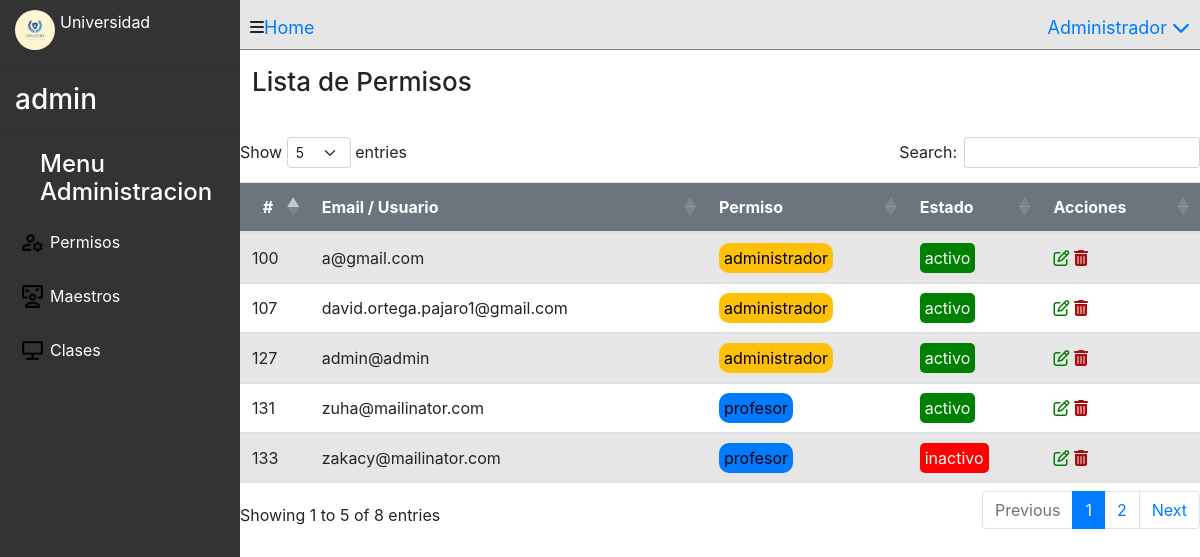
The page /index.php?controller=PermisosController&action=index (signed in) on the database its author committed.
### tables this page shows
CREATE TABLE `usuarios` (
  `id` int(11) NOT NULL,
  `nombre` varchar(150) NOT NULL,
  `apellido` varchar(100) NOT NULL,
  `email` varchar(100) NOT NULL,
  `password` varchar(100) NOT NULL,
  `estado` tinyint(4) NOT NULL DEFAULT 1,
  `direccion` varchar(150) NOT NULL,
  `nacimiento` date NOT NULL,
  `rol_id` int(11) NOT NULL,
  `asignatura_id` int(11) DEFAULT NULL
);

CREATE TABLE `roles` (
  `id` int(11) NOT NULL,
  `rol` varchar(20) NOT NULL
);

### Controllers/PermisosController.php (called while the page is built, shortened)
<?php
class PermisosController
{
    public function index()
    {
        $permisos = new Permisos;
        $perm = $permisos->select();
        require_once $_SERVER['DOCUMENT_ROOT'] . '/Views/templates/tablaPermisos.php';
    }
}

### Models/Database.php (called while the page is built, shortened)
<?php
class Database
{
    private $conn;
    public function __construct()
    {
        $this->hostname = HOST_NAME;
        $this->username = USER_NAME;
        $this->password = PASSWORD;
        $this->dbname = DB_NAME;
        $this->conn = new \PDO("mysql:host=$this->hostname;dbname=$this->dbname", $this->username, $this->password);
    }
    function getConn()
    {
        return $this->conn;
    }
}

### Models/Permisos.php (called while the page is built, shortened)
<?php
class Permisos
{
    private $conexion;
    public function __construct()
    {
        $database = new Database;
        $this->conexion = $database->getConn();
    }
    public function select()
    {
        $query = "SELECT usuarios.id, usuarios.email,  usuarios.estado, roles.rol  FROM `usuarios`
        LEFT JOIN roles ON roles.id = usuarios.rol_id";
        try {
            $stm = $this->conexion->prepare($query);
            $stm->execute();
            $rs = $stm->fetchAll(\PDO::FETCH_ASSOC);
            return $rs;
        } catch (\PDOException $e) {
            echo $e->getMessage();
        }
    }
}

### Views/templates/tablaPermisos.php (the view, shortened to what this page needs)
<!DOCTYPE html>
<html lang="en">
<head>
    <link rel="stylesheet" href="https://cdn.jsdelivr.net/npm/bootstrap@5.2.2/dist/css/bootstrap.min.css">
    <link rel="stylesheet" href="https://cdn.datatables.net/1.12.1/css/dataTables.bootstrap5.min.css">
</head>
<body>
    <div class="container my-10 ml-10">
        <div class="row justify-content-between mb-3 mt-3">
            <div class="col-14">
                <h2 class="titulo">Lista de Permisos</h2>
            </div>
        </div>
    </div>
    <div class="row">
        <div class="col-12">
            <table id="datatable_users" class="table table-striped ">
                <thead class="bg-secondary text-white">
                    <tr>
                        <th class="text-center">#</th>
                        <th>Email / Usuario</th>
                        <th>Permiso</th>
                        <th>Estado</th>
                        <th>Acciones</th>
                    </tr>
                </thead>
                <tbody>
                    <?php foreach ($perm as $user) : ?>
                        <tr>
                            <td><?= $user['id'] ?></td>
                            <td><?= $user['email'] ?></td>
                            <td>
                                <span class="rol bg-<?= $user['rol'] === 'administrador' ? 'warning'  : ($user['rol'] === 'profesor' ? 'primary' : 'light') ?>" style="color: black;"><?= $user['rol'] ?></span>
                            </td>
                            <td>
                                <?php
                                $estado = $user['estado'] == 1 ? 'activo' : 'inactivo';
                                $colorFondo = $user['estado'] == 1 ? 'green' : 'red';
                                ?>
                                <span style="background-color: <?= $colorFondo ?>; color: white; padding: 5px; border-radius: 5px;"><?= $estado ?></span>
                            <td>
                                <link href="https://stackpath.bootstrapcdn.com/bootstrap/4.5.2/css/bootstrap.min.css" rel="stylesheet">
                                <a href="#" data-toggle="modal" data-target="#actualizarUsuario<?= $user['id'] ?>" class="fa-regular fa-pen-to-square" style="color: green;"></a>
                                <a href="../index.php?controller=PermisosController&action=destroy&id=<?= $user['id'] ?>" class="fa-solid fa-trash-can " style="color: rgb(170, 11, 11);;"></a>
                            </td>
                        </tr>
                    <?php endforeach; ?>
                </tbody>
            </table>
        </div>
    </div>
</body>
</html>

### Views/templates/header.php (shortened to what this page needs)
<!DOCTYPE html>
<html lang="en">
<head>
    <link rel="stylesheet" href="../../assets/styles/board.css">
</head>
<body>
    <div class="menu">
        <div class="dlogo">
            <img src="../assets/logo.jpg" class="logo" alt="">
            <p>Universidad</p>
        </div>
        <hr>
        <div class="role">
            <h3>admin</h3>
        </div>
        <hr>
        <ul>
            <h4>Menu Administracion</h4>
            <?php foreach ($menu as $key => $options) : ?>
                <li style="display: flex; align-items: center;">
                    <img style="margin-left: 20px; color: white;" src="<?= $options['icon'] ?>" alt="logo" width="25" height="25">
                    <a style="padding: 5px 5px; color: white;" href="<?= $options['url'] ?>"><?= $key ?></a>
                </li>
            <?php endforeach; ?>
        </ul>
    </div>
    <section class="main" style="margin-top: 0; " >
        <nav style="height: 50px ;  padding-top: 15px; background-color: #e6e6e6;" >
            <div class="home">
                <i class="fas fa-bars"></i>
                <a href="" style="font-size: 18px;" >Home</a>
            </div>
            <div class="adm">
                <div class="adm-dropdown">
                    <a href="#" style="font-size: 18px;" >Administrador <i class="fas fa-chevron-down"></i></a>
                </div>
            </div>
        </nav>

### index.php (shortened to what this page needs)
<?php
if (isset($_SESSION['userData'])) {
    $userData = $_SESSION['userData'];
    $cliente  = ['Clases' =>
    [ 'url' => 'index.php?controller=ProfesorController&action=index',
    'icon'=>  ' ../assets/tercero.png']];
    $admin = [
        'Permisos' => [
            'url' => 'index.php?controller=PermisosController&action=index',
            'icon' => ' ../assets/primero.png'
        ],
        'Maestros' => [
            'url' => 'index.php?controller=UserController&action=index',
            'icon' => ' ../assets/segundo.png'
        ],
        'Clases' => ['url' => 'index.php?controller=ClasesController&action=index',
        'icon' => ' ../assets/tercero.png'
        ]
    ];
    if ($userData['rol_id'] === 1) {
        $menu = $admin;
    } else if ($userData['rol_id'] === 2) {
        $menu = $cliente;
    }
} else {
    header('location: ./Views/login.php');
}
require_once  $_SERVER['DOCUMENT_ROOT'] . '/Views/templates/header.php';
if (isset($_GET['action']) && isset($_GET['controller'])) {
    $controller = new $_GET['controller'];
    $controller->{$_GET['action']}();
}

### assets/styles/board.css (style rules this page uses)
body { margin: 0; font-family: Arial, sans-serif; display: flex; background-color: rgb(227, 222, 222); }
.dlogo { display: flex; align-items: center; padding-left: 15px; padding-top: 10px; gap: 5px; }
hr { border: none; border-top: 1px solid #ccc; }
.logo { width: 40px; height: 40px; border-radius: 50%; }
.role { padding-left: 15px; }
.menu { background-color: #333; color: #fff; width: 300px; height: 100vh; box-shadow: 0px 0px 30px; }
ul > h4 { padding-left: 40px; }
.menu ul { list-style: none; padding: 0; }
.menu li { padding: 10px 0; }
.menu a { color: #fff; text-decoration: none; display: block; padding: 5px 25px; }
section { width: 100%; }
section nav { display: flex; justify-content: space-between; padding-top: 33px; justify-self: auto; width: 100%; height: 35px; border-bottom: 1px solid gray; background-color: white; }
.home { margin-left: 10px; }
.adm { margin-right: 10px; }
.titulo { font-size: 26px; }

### Views/templates/header.php (style rules this page uses)
.home, .adm { display: flex; align-items: center; margin-bottom: 10px; }
.adm-dropdown { position: relative; display: inline-block; }

### Views/templates/tablaPermisos.php (style rules this page uses)
.table { width: 95%; margin: 20px auto; padding: 0; }
.rol { padding: 5px; border-radius: 10px; }

### rows shown on the page
usuarios: id "100", email "a@gmail.com", rol.rol "administrador", estado "activo"
usuarios: id "107", email "david.ortega.pajaro1@gmail.com", rol.rol "administrador", estado "activo"
usuarios: id "127", email "admin@admin", rol.rol "administrador", estado "activo"
usuarios: id "131", email "zuha@mailinator.com", rol.rol "profesor", estado "activo"
usuarios: id "133", email "zakacy@mailinator.com", rol.rol "profesor", estado "inactivo"

### other values the page prints
$key "Permisos"
$key "Maestros"
$key "Clases"
